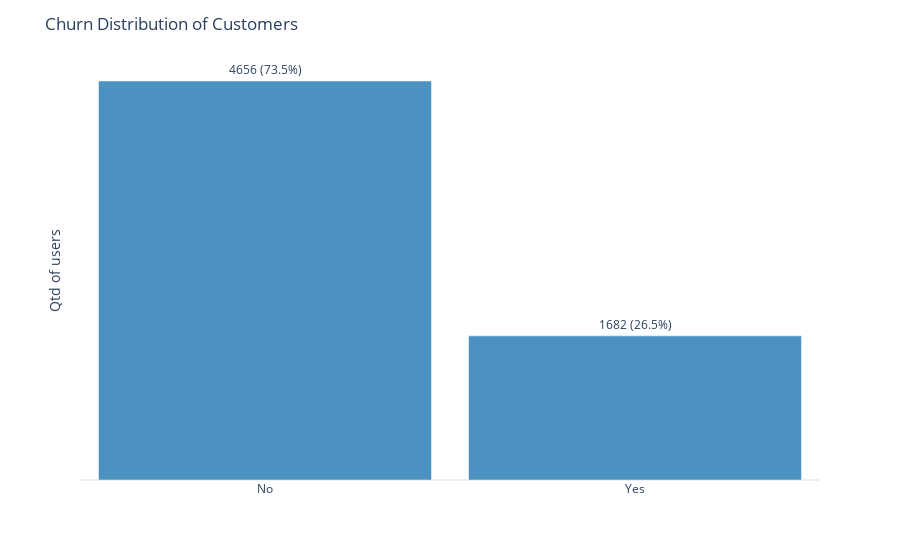

Write notebook code for a chart like this one.
### Markdown cell above
### 3.0. Churn

### Code cell
#--- Churn distribution

df_churn_distribution = train['Churn'].value_counts().reset_index()

# Calculate percentages
total = df_churn_distribution['count'].sum()
df_churn_distribution['percentage'] = df_churn_distribution['count'] / total * 100

fig = px.bar(
    data_frame = df_churn_distribution,
    x = 'Churn',
    y = 'count',
    template = 'plotly_white',
    color_discrete_sequence=["#1f77b4"],  # Soft blue color
    opacity=0.8,  # Slight transparency, 
    text = df_churn_distribution['count'].astype(str) + ' (' + df_churn_distribution['percentage'].round(1).astype(str) + '%)'
    )

fig.update_layout(
    title="Churn Distribution of Customers",
    xaxis_title="",
    yaxis_title="Qtd of users",
    bargap=0.1,  # Reduce space between bars
    xaxis=dict(showgrid=False),
    yaxis=dict(showgrid=False, showticklabels=False)
)

# Position the text labels
fig.update_traces(textposition='outside')

fig

### Figure 1 — Plotly figure (JSON) as saved in the notebook; plotly's stock layout.template omitted (floating-point values rounded to 4 significant figures)
{"data": [{"hovertemplate": "Churn=%{x}<br>count=%{y}<br>text=%{text}<extra></extra>", "legendgroup": "", "marker": {"color": "#1f77b4", "opacity": 0.8, "pattern": {"shape": ""}}, "name": "", "orientation": "v", "showlegend": false, "text": ["4656 (73.5%)", "1682 (26.5%)"], "textposition": "outside", "type": "bar", "x": ["No", "Yes"], "xaxis": "x", "y": [4656, 1682], "yaxis": "y"}], "layout": {"bargap": 0.1, "barmode": "relative", "legend": {"tracegroupgap": 0}, "margin": {"t": 60}, "title": {"text": "Churn Distribution of Customers"}, "xaxis": {"anchor": "y", "domain": [0, 1], "showgrid": false, "title": {"text": ""}}, "yaxis": {"anchor": "x", "domain": [0, 1], "showgrid": false, "showticklabels": false, "title": {"text": "Qtd of users"}}}}
